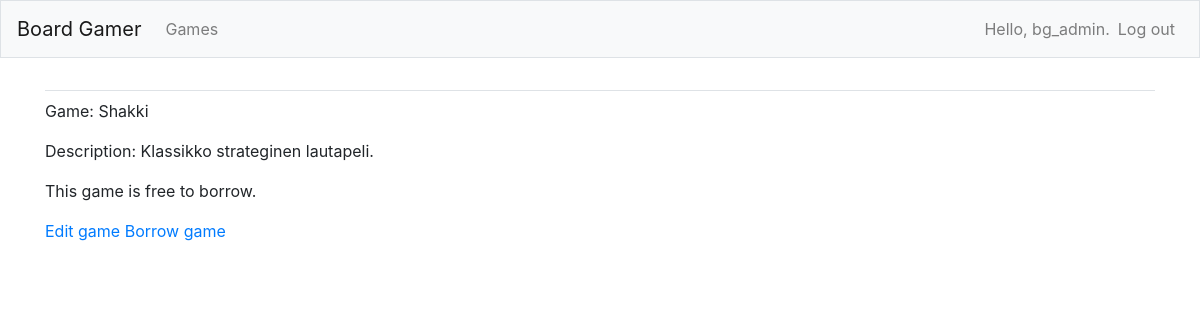
Before: /games/7/ (signed in) with the older database file.
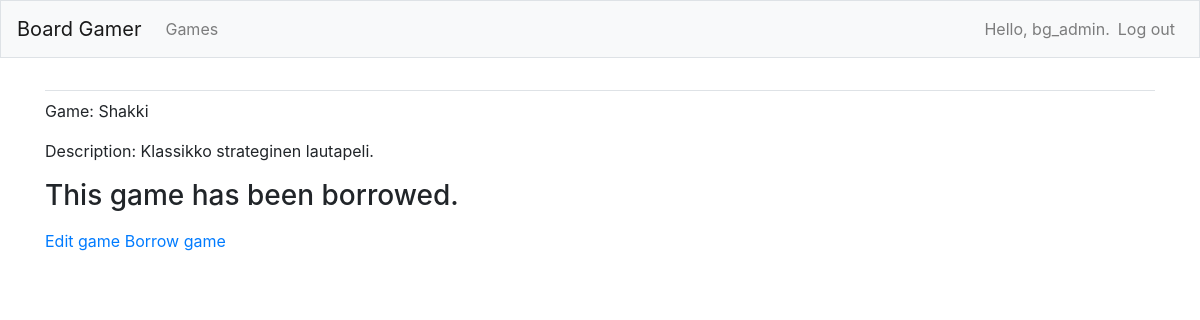
After: the same page with the newer database file.
### board_gamer/views.py (the view)
# urls.py: path('games/<int:game_id>/', views.game, name='game'),
@login_required
def game(request, game_id):
    game = Game.objects.get(id=game_id)
    context = {'game':game}
    return render(request, 'board_gamer/game.html', context)

### board_gamer/models.py (called while the page is built)
    def __str__(self):
        return self.text

### board_gamer/templates/board_gamer/game.html (shortened to what this page needs)
{% extends "board_gamer/base.html" %}
{% block content %}
    <p>Game: {{ game }}</p>
    <p>Description: {{ game.description }}</p>
    {% if game.is_borrowed %}
        <h3><p>This game has been borrowed.</p></h3>
    {% else %}
        <p>This game is free to borrow.</p>
    {% endif %}
    <p>
        <a href="{% url 'board_gamer:edit_game' game.id %}">Edit game</a>
        <a href="{% url 'board_gamer:borrow_game' game.id %}">Borrow game</a>
    </p>
{% endblock content %}

Changed rows visible on the page:
changed Game "Shakki": is_borrowed False → True (drawn)
Other visible differences:
text no longer shown: "This game is free to borrow."
text now shown: "This game has been borrowed."
